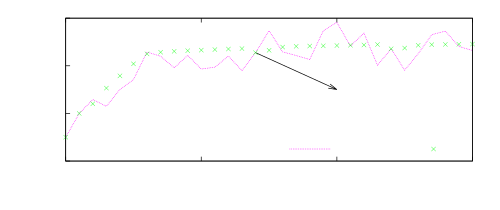

This figure's gnuplot source:
# set terminal x11 
# set output
set style line 1 lt 4 lw 2
set style line 2 lt 5 lw 2
set style line 3 lt 2 lw 2
set style line 4 lt 1 lw 2
set style line 5 lt 6 lw 1
set size 1,0.6
set origin 0,0
set ytics nomirror
set xtics 10
set ytics 10
set xrange [0:30]
set ylabel "Inventory at Retailer"
set xlabel "Time"
set key horizontal bottom
#set key horizontal samplen 2
#unset key
set arrow from 14,32.765 to 20,25
set label "Nominal state reset" at 20,25
plot "CL2.dat" index 0 u 1:2 w l ls 1  t "Actual",\
"" index 0 u 1:3 w points t "Nominal"
